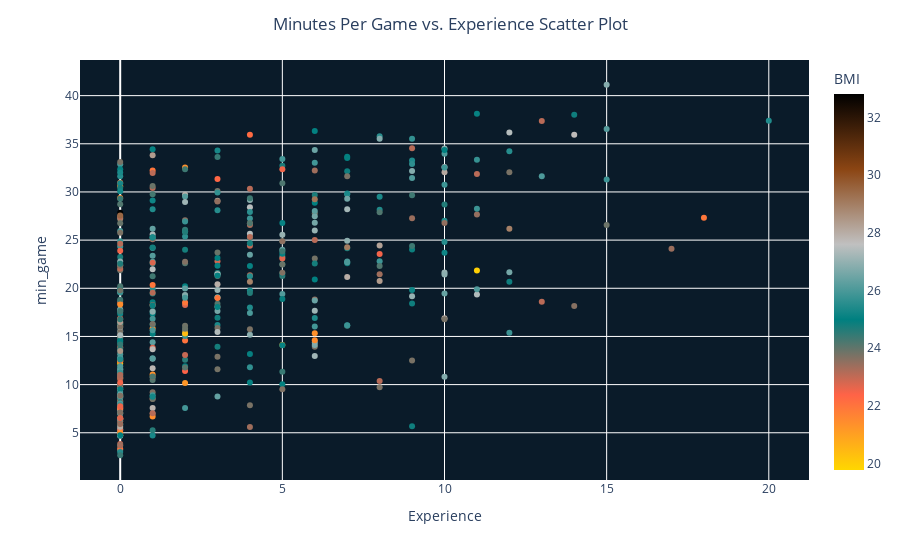

Write notebook code for a chart like this one.
### Code cell
fig = px.scatter(combined, y='min_game', x='Experience',color='BMI', hover_data=['PLAYER_NAME'], 
                 color_continuous_scale = [[0,'rgb(255,215,0)'],
                                           [.2,'rgb(255,99,71)'],
                                           [.4,'rgb(0,128,128)'],
                                           [.6,'rgb(192,192,192)'],
                                           [.8,'rgb(139,69,19)'],
                                           [1.0,'rgb(0,0,0)']
                                          ])

fig.update_layout({'plot_bgcolor': '#0a1b29'})
fig.update_layout(title_text='Minutes Per Game vs. Experience Scatter Plot', title_x=0.5)

fig.show()
fig.write_html('min_game_experience_bmi_scatter.html')

### Figure 1 — Plotly figure (JSON) as saved in the notebook; plotly's stock layout.template omitted (floating-point values rounded to 4 significant figures; data arrays with more than 128 entries replaced by an {"elided": "..."} marker saying what was removed)
{"data": [{"customdata": {"elided": "465x1 str values"}, "hovertemplate": "Experience=%{x}<br>min_game=%{y}<br>PLAYER_NAME=%{customdata[0]}<br>BMI=%{marker.color}<extra></extra>", "legendgroup": "", "marker": {"color": {"elided": "465 float values"}, "coloraxis": "coloraxis", "symbol": "circle"}, "mode": "markers", "name": "", "orientation": "v", "showlegend": false, "type": "scatter", "x": {"elided": "465 int values"}, "xaxis": "x", "y": {"elided": "465 float values"}, "yaxis": "y"}], "layout": {"coloraxis": {"colorbar": {"title": {"text": "BMI"}}, "colorscale": [[0, "rgb(255,215,0)"], [0.2, "rgb(255,99,71)"], [0.4, "rgb(0,128,128)"], [0.6, "rgb(192,192,192)"], [0.8, "rgb(139,69,19)"], [1, "rgb(0,0,0)"]]}, "legend": {"tracegroupgap": 0}, "margin": {"t": 60}, "plot_bgcolor": "#0a1b29", "title": {"text": "Minutes Per Game vs. Experience Scatter Plot", "x": 0.5}, "xaxis": {"anchor": "y", "domain": [0, 1], "title": {"text": "Experience"}}, "yaxis": {"anchor": "x", "domain": [0, 1], "title": {"text": "min_game"}}}}
